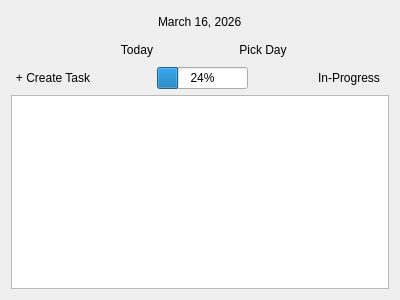
<?xml version="1.0" encoding="UTF-8"?>
<ui version="4.0">
 <class>DailyTab</class>
 <widget class="QWidget" name="DailyTab">
  <property name="geometry">
   <rect>
    <x>0</x>
    <y>0</y>
    <width>400</width>
    <height>300</height>
   </rect>
  </property>
  <property name="windowTitle">
   <string>Form</string>
  </property>
  <layout class="QVBoxLayout" name="verticalLayout">
   <item>
    <layout class="QVBoxLayout" name="verticalLayout_5">
     <item>
      <layout class="QHBoxLayout" name="horizontalLayout_4">
       <item>
        <spacer name="horizontalSpacer_3">
         <property name="orientation">
          <enum>Qt::Orientation::Horizontal</enum>
         </property>
         <property name="sizeHint" stdset="0">
          <size>
           <width>40</width>
           <height>20</height>
          </size>
         </property>
        </spacer>
       </item>
       <item>
        <layout class="QVBoxLayout" name="verticalLayout_4">
         <item>
          <layout class="QHBoxLayout" name="horizontalLayout">
           <item>
            <widget class="QPushButton" name="pushButton_yesterday">
             <property name="text">
              <string/>
             </property>
             <property name="icon">
              <iconset theme="QIcon::ThemeIcon::GoPrevious"/>
             </property>
             <property name="flat">
              <bool>true</bool>
             </property>
            </widget>
           </item>
           <item>
            <widget class="QLabel" name="label_date">
             <property name="text">
              <string>March 16, 2026</string>
             </property>
            </widget>
           </item>
           <item>
            <widget class="QPushButton" name="pushButton_tomorrow">
             <property name="text">
              <string/>
             </property>
             <property name="icon">
              <iconset theme="QIcon::ThemeIcon::GoNext"/>
             </property>
             <property name="flat">
              <bool>true</bool>
             </property>
            </widget>
           </item>
          </layout>
         </item>
         <item>
          <layout class="QHBoxLayout" name="horizontalLayout_2">
           <item>
            <widget class="QPushButton" name="pushButton_today">
             <property name="text">
              <string>Today</string>
             </property>
             <property name="flat">
              <bool>true</bool>
             </property>
            </widget>
           </item>
           <item>
            <spacer name="horizontalSpacer_5">
             <property name="orientation">
              <enum>Qt::Orientation::Horizontal</enum>
             </property>
             <property name="sizeHint" stdset="0">
              <size>
               <width>40</width>
               <height>20</height>
              </size>
             </property>
            </spacer>
           </item>
           <item>
            <widget class="QPushButton" name="pushButton_pick">
             <property name="text">
              <string>Pick Day</string>
             </property>
             <property name="flat">
              <bool>true</bool>
             </property>
            </widget>
           </item>
          </layout>
         </item>
        </layout>
       </item>
       <item>
        <spacer name="horizontalSpacer_4">
         <property name="orientation">
          <enum>Qt::Orientation::Horizontal</enum>
         </property>
         <property name="sizeHint" stdset="0">
          <size>
           <width>40</width>
           <height>20</height>
          </size>
         </property>
        </spacer>
       </item>
      </layout>
     </item>
     <item>
      <layout class="QHBoxLayout" name="horizontalLayout_3">
       <item>
        <widget class="QPushButton" name="pushButton_create">
         <property name="text">
          <string>+ Create Task</string>
         </property>
         <property name="flat">
          <bool>true</bool>
         </property>
        </widget>
       </item>
       <item>
        <spacer name="horizontalSpacer">
         <property name="orientation">
          <enum>Qt::Orientation::Horizontal</enum>
         </property>
         <property name="sizeHint" stdset="0">
          <size>
           <width>40</width>
           <height>20</height>
          </size>
         </property>
        </spacer>
       </item>
       <item>
        <widget class="QProgressBar" name="progressBar">
         <property name="value">
          <number>24</number>
         </property>
        </widget>
       </item>
       <item>
        <spacer name="horizontalSpacer_2">
         <property name="orientation">
          <enum>Qt::Orientation::Horizontal</enum>
         </property>
         <property name="sizeHint" stdset="0">
          <size>
           <width>40</width>
           <height>20</height>
          </size>
         </property>
        </spacer>
       </item>
       <item>
        <widget class="QPushButton" name="pushButton_progress">
         <property name="text">
          <string>In-Progress</string>
         </property>
         <property name="flat">
          <bool>true</bool>
         </property>
        </widget>
       </item>
      </layout>
     </item>
    </layout>
   </item>
   <item>
    <widget class="QListWidget" name="listWidget">
     <property name="dragEnabled">
      <bool>true</bool>
     </property>
     <property name="dragDropMode">
      <enum>QAbstractItemView::DragDropMode::InternalMove</enum>
     </property>
     <property name="defaultDropAction">
      <enum>Qt::DropAction::MoveAction</enum>
     </property>
    </widget>
   </item>
  </layout>
 </widget>
 <resources/>
 <connections/>
</ui>
